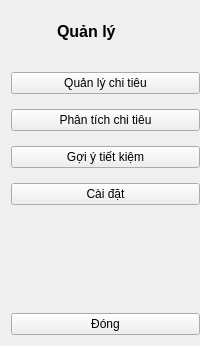
     <widget class="QWidget" name="icon_name_widget" native="true">
      <property name="styleSheet">
       <string notr="true"/>
      </property>
      <layout class="QVBoxLayout" name="verticalLayout_4">
       <property name="rightMargin">
        <number>0</number>
       </property>
       <item>
        <layout class="QHBoxLayout" name="horizontalLayout_2">
         <property name="rightMargin">
          <number>24</number>
         </property>
         <item>
          <widget class="QLabel" name="label_2">
           <property name="minimumSize">
            <size>
             <width>40</width>
             <height>40</height>
            </size>
           </property>
           <property name="maximumSize">
            <size>
             <width>40</width>
             <height>40</height>
            </size>
           </property>
           <property name="text">
            <string/>
           </property>
           <property name="pixmap">
            <pixmap resource="resource.qrc">:/newPrefix/icon/big_icon.png</pixmap>
           </property>
           <property name="scaledContents">
            <bool>true</bool>
           </property>
          </widget>
         </item>
         <item>
          <widget class="QLabel" name="label_3">
           <property name="font">
            <font>
             <pointsize>12</pointsize>
             <weight>75</weight>
             <bold>true</bold>
            </font>
           </property>
           <property name="text">
            <string>Quản lý</string>
           </property>
          </widget>
         </item>
        </layout>
       </item>
       <item>
        <layout class="QVBoxLayout" name="verticalLayout_2">
         <property name="spacing">
          <number>15</number>
         </property>
         <property name="topMargin">
          <number>15</number>
         </property>
         <property name="rightMargin">
          <number>0</number>
         </property>
         <item>
          <widget class="QPushButton" name="quanlichiteu_Btn2">
           <property name="font">
            <font>
             <pointsize>9</pointsize>
            </font>
           </property>
           <property name="cursor">
            <cursorShape>PointingHandCursor</cursorShape>
           </property>
           <property name="text">
            <string>Quản lý chi tiêu</string>
           </property>
           <property name="icon">
            <iconset resource="resource.qrc">
             <normaloff>:/newPrefix/icon/quanlychitieu_white.png</normaloff>
             <normalon>:/newPrefix/icon/quanlychitieu_blue.png</normalon>:/newPrefix/icon/quanlychitieu_white.png</iconset>
           </property>
           <property name="iconSize">
            <size>
             <width>25</width>
             <height>25</height>
            </size>
           </property>
           <property name="checkable">
            <bool>true</bool>
           </property>
           <property name="autoExclusive">
            <bool>true</bool>
           </property>
          </widget>
         </item>
         <item>
          <widget class="QPushButton" name="phantichchiteu_Btn2">
           <property name="font">
            <font>
             <pointsize>9</pointsize>
            </font>
           </property>
           <property name="cursor">
            <cursorShape>PointingHandCursor</cursorShape>
           </property>
           <property name="text">
            <string>Phân tích chi tiêu</string>
           </property>
           <property name="icon">
            <iconset resource="resource.qrc">
             <normaloff>:/newPrefix/icon/growth_white.png</normaloff>
             <normalon>:/newPrefix/icon/growth_blue.png</normalon>:/newPrefix/icon/growth_white.png</iconset>
           </property>
           <property name="iconSize">
            <size>
             <width>25</width>
             <height>25</height>
            </size>
           </property>
           <property name="checkable">
            <bool>true</bool>
           </property>
           <property name="autoExclusive">
            <bool>true</bool>
           </property>
          </widget>
         </item>
         <item>
          <widget class="QPushButton" name="goiytietkiem_Btn2">
           <property name="font">
            <font>
             <pointsize>9</pointsize>
            </font>
           </property>
           <property name="cursor">
            <cursorShape>PointingHandCursor</cursorShape>
           </property>
           <property name="text">
            <string>Gợi ý tiết kiệm</string>
           </property>
           <property name="icon">
            <iconset resource="resource.qrc">
             <normaloff>:/newPrefix/icon/idea_white.png</normaloff>
             <normalon>:/newPrefix/icon/idea_blue.png</normalon>:/newPrefix/icon/idea_white.png</iconset>
           </property>
           <property name="iconSize">
            <size>
             <width>25</width>
             <height>25</height>
            </size>
           </property>
           <property name="checkable">
            <bool>true</bool>
           </property>
           <property name="autoExclusive">
            <bool>true</bool>
           </property>
          </widget>
         </item>
         <item>
          <widget class="QPushButton" name="setting_Btn2">
           <property name="font">
            <font>
             <pointsize>9</pointsize>
            </font>
           </property>
           <property name="cursor">
            <cursorShape>PointingHandCursor</cursorShape>
           </property>
           <property name="text">
            <string>Cài đặt</string>
           </property>
           <property name="icon">
            <iconset resource="resource.qrc">
             <normaloff>:/newPrefix/icon/settings_white.png</normaloff>
             <normalon>:/newPrefix/icon/settings.png</normalon>:/newPrefix/icon/settings_white.png</iconset>
           </property>
           <property name="iconSize">
            <size>
             <width>25</width>
             <height>25</height>
            </size>
           </property>
           <property name="checkable">
            <bool>true</bool>
           </property>
           <property name="autoExclusive">
            <bool>true</bool>
           </property>
          </widget>
         </item>
        </layout>
       </item>
       <item>
        <spacer name="verticalSpacer_2">
         <property name="orientation">
          <enum>Qt::Vertical</enum>
         </property>
         <property name="sizeHint" stdset="0">
          <size>
           <width>20</width>
           <height>102</height>
          </size>
         </property>
        </spacer>
       </item>
       <item>
        <widget class="QPushButton" name="close_Btn2">
         <property name="font">
          <font>
           <pointsize>9</pointsize>
          </font>
         </property>
         <property name="cursor">
          <cursorShape>PointingHandCursor</cursorShape>
         </property>
         <property name="text">
          <string>Đóng</string>
         </property>
         <property name="icon">
          <iconset resource="resource.qrc">
           <normaloff>:/newPrefix/icon/close_white.png</normaloff>
           <normalon>:/newPrefix/icon/close_blue.png</normalon>:/newPrefix/icon/close_white.png</iconset>
         </property>
         <property name="iconSize">
          <size>
           <width>25</width>
           <height>25</height>
          </size>
         </property>
         <property name="checkable">
          <bool>true</bool>
         </property>
        </widget>
       </item>
      </layout>
     </widget>
